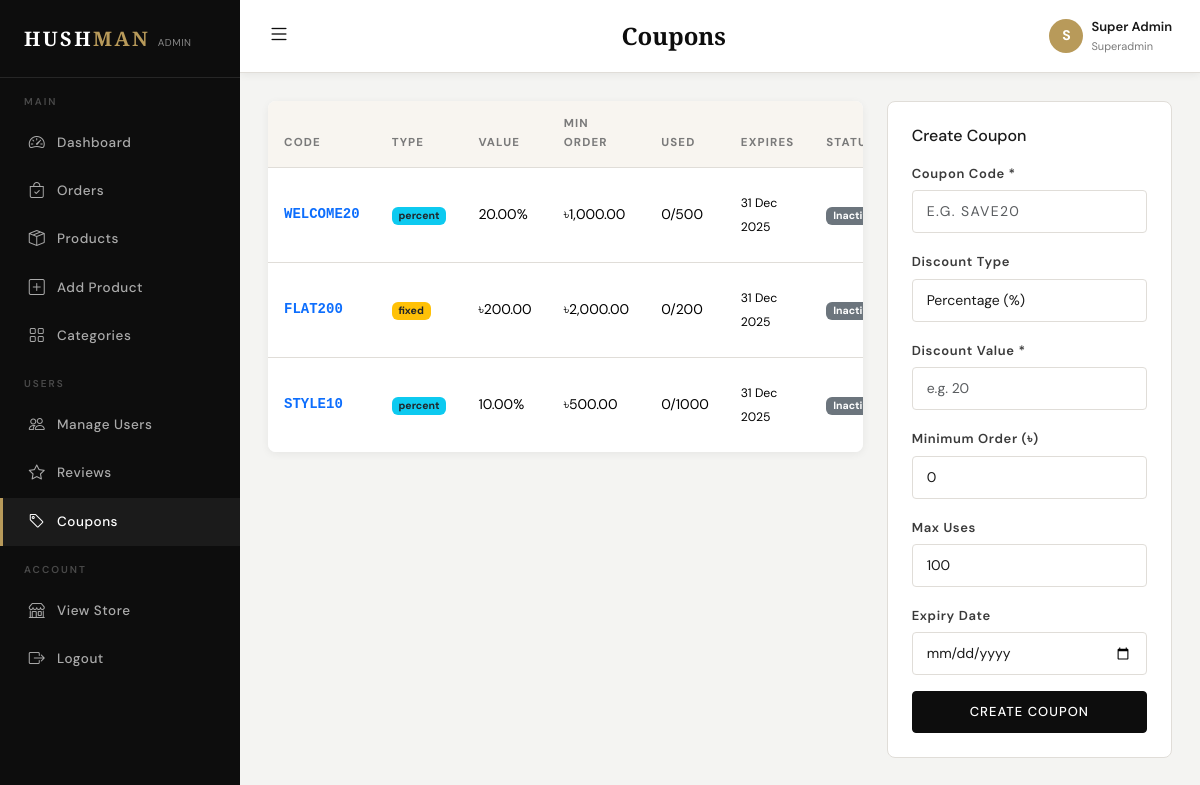
/admin/coupons.php (signed in), run on the app's committed database.
### tables this page shows
CREATE TABLE `coupons` (
  `id` int(11) NOT NULL,
  `code` varchar(50) NOT NULL,
  `discount_type` enum('percent','fixed') DEFAULT 'percent',
  `discount_value` decimal(10,2) NOT NULL,
  `min_order` decimal(10,2) DEFAULT 0.00,
  `max_uses` int(11) DEFAULT 100,
  `used_count` int(11) DEFAULT 0,
  `expires_at` date DEFAULT NULL,
  `is_active` tinyint(1) DEFAULT 1,
  `created_at` timestamp NOT NULL DEFAULT current_timestamp()
);

### includes/functions.php (called while the page is built, shortened)
<?php
function formatPrice($price) {
    return CURRENCY . number_format($price, 2);
}
?>

### admin/coupons.php (the view, shortened to what this page needs)
<?php
require_once __DIR__ . '/../includes/functions.php';
$db = getDB();
$coupons = $db->query("SELECT * FROM coupons ORDER BY created_at DESC")->fetchAll();
require_once __DIR__ . '/header.php';
?>
<div class="row g-4">
    <div class="col-lg-8">
        <div class="admin-table">
            <table class="table table-hover mb-0">
                <thead><tr><th>Code</th><th>Type</th><th>Value</th><th>Min Order</th><th>Used</th><th>Expires</th><th>Status</th><th>Actions</th></tr></thead>
                <tbody>
                <?php if(empty($coupons)): ?>
                <tr><td colspan="8" class="text-center py-5 text-muted">No coupons yet.</td></tr>
                <?php else: ?>
                <?php foreach($coupons as $c): ?>
                <tr>
                    <td><strong class="text-primary" style="font-family:monospace"><?= htmlspecialchars($c['code']) ?></strong></td>
                    <td><span class="badge <?= $c['discount_type']==='percent'?'bg-info text-dark':'bg-warning text-dark' ?>"><?= $c['discount_type'] ?></span></td>
                    <td class="fw-700"><?= $c['discount_type']==='percent' ? $c['discount_value'].'%' : formatPrice($c['discount_value']) ?></td>
                    <td><?= formatPrice($c['min_order']) ?></td>
                    <td><?= $c['used_count'] ?>/<?= $c['max_uses'] ?></td>
                    <td><small><?= $c['expires_at'] ? date('d M Y', strtotime($c['expires_at'])) : '—' ?></small></td>
                    <td><span class="badge <?= $c['is_active'] ? 'bg-success' : 'bg-secondary' ?>"><?= $c['is_active'] ? 'Active' : 'Inactive' ?></span></td>
                </tr>
                <?php endforeach; ?>
                <?php endif; ?>
                </tbody>
            </table>
        </div>
    </div>
    <div class="col-lg-4">
        <div class="card-plain p-4">
            <h6 class="fw-700 mb-3">Create Coupon</h6>
            <form method="POST">
                <div class="mb-3"><label class="form-label">Coupon Code *</label><input type="text" name="code" class="form-control text-uppercase" required placeholder="e.g. SAVE20" style="letter-spacing:.1em"></div>
                <div class="mb-3">
                    <label class="form-label">Discount Type</label>
                    <select name="discount_type" class="form-select">
                        <option value="percent">Percentage (%)</option>
                    </select>
                </div>
                <div class="mb-3"><label class="form-label">Discount Value *</label><input type="number" name="discount_value" class="form-control" step="0.01" min="0" required placeholder="e.g. 20"></div>
                <div class="mb-3"><label class="form-label">Minimum Order (৳)</label><input type="number" name="min_order" class="form-control" step="0.01" min="0" value="0"></div>
                <div class="mb-3"><label class="form-label">Max Uses</label><input type="number" name="max_uses" class="form-control" min="1" value="100"></div>
                <div class="mb-3"><label class="form-label">Expiry Date</label><input type="date" name="expires_at" class="form-control"></div>
                <button type="submit" name="add_coupon" class="btn btn-primary w-100">Create Coupon</button>
            </form>
        </div>
    </div>
</div>
<?php require_once __DIR__ . '/footer.php'; ?>

### assets/css/style.css (style rules this page uses)
:root { --black: #0d0d0d; --dark: #1a1a1a; --mid: #3a3a3a; --muted: #7a7a7a; --border: #e0ddd8; --ivory: #f8f5f0; --cream: #fdf9f4; --white: #ffffff; --gold: #b89a5a; --gold-light: #d4b87a; --danger: #c0392b; --ff-display: 'Cormorant Garamond', Georgia, serif; --ff-body: 'DM Sans', system-ui, sans-serif; --shadow-sm: 0 2px 8px rgba(0,0,0,0.06); --shadow: 0 4px 20px rgba(0,0,0,0.10); --shadow-lg: 0 8px 40px rgba(0,0,0,0.14); --radius: 4px; --radius-lg: 8px; --transition: 0.25s ease; }
*, *::before, *::after { box-sizing: border-box; }
html { scroll-behavior: smooth; }
body { font-family: var(--ff-body); font-size: 15px; color: var(--dark); background: var(--white); line-height: 1.65; }
.btn { font-family: var(--ff-body); font-weight: 500; font-size: 13px; letter-spacing: 0.08em; text-transform: uppercase; border-radius: var(--radius); padding: 10px 24px; transition: all var(--transition); }
.btn-primary { background: var(--black); border-color: var(--black); color: var(--white); }
.form-control, .form-select { border: 1.5px solid var(--border); border-radius: var(--radius); padding: 10px 14px; font-size: 14px; font-family: var(--ff-body); color: var(--dark); background: var(--white); transition: border-color var(--transition); }
.form-label { font-size: 13px; font-weight: 600; color: var(--mid); letter-spacing: 0.05em; margin-bottom: 6px; }
.admin-table { background: var(--white); border-radius: var(--radius-lg); overflow: hidden; box-shadow: var(--shadow-sm); }
.admin-table table { margin: 0; }
.admin-table thead th { background: var(--ivory); font-size: 11.5px; font-weight: 700; letter-spacing: 0.1em; text-transform: uppercase; color: var(--muted); border-bottom: 1px solid var(--border); padding: 14px 16px; }
.admin-table tbody td { padding: 13px 16px; vertical-align: middle; font-size: 14px; border-bottom: 1px solid var(--border); }
.admin-table tbody tr:last-child td { border-bottom: none; }
.card-plain { background: var(--white); border: 1px solid var(--border); border-radius: var(--radius-lg); }

### data on the page
coupons: code "WELCOME20", discount_type "percent", discount_value "20.00", min_order "৳1,000.00", used_count "0", max_uses "500", expires_at "31 Dec 2025", is_active "Inactive"
coupons: code "FLAT200", discount_type "fixed", discount_value "৳200.00", min_order "৳2,000.00", used_count "0", max_uses "200", expires_at "31 Dec 2025", is_active "Inactive"
coupons: code "STYLE10", discount_type "percent", discount_value "10.00", min_order "৳500.00", used_count "0", max_uses "1000", expires_at "31 Dec 2025", is_active "Inactive"

### other printed values
$adminTitle "Coupons"
substr($_SESSION['admin_name'] ?? 'A', 0, 1) "S"
$_SESSION['admin_name'] "Super Admin"
$_SESSION['admin_role'] "Superadmin"
